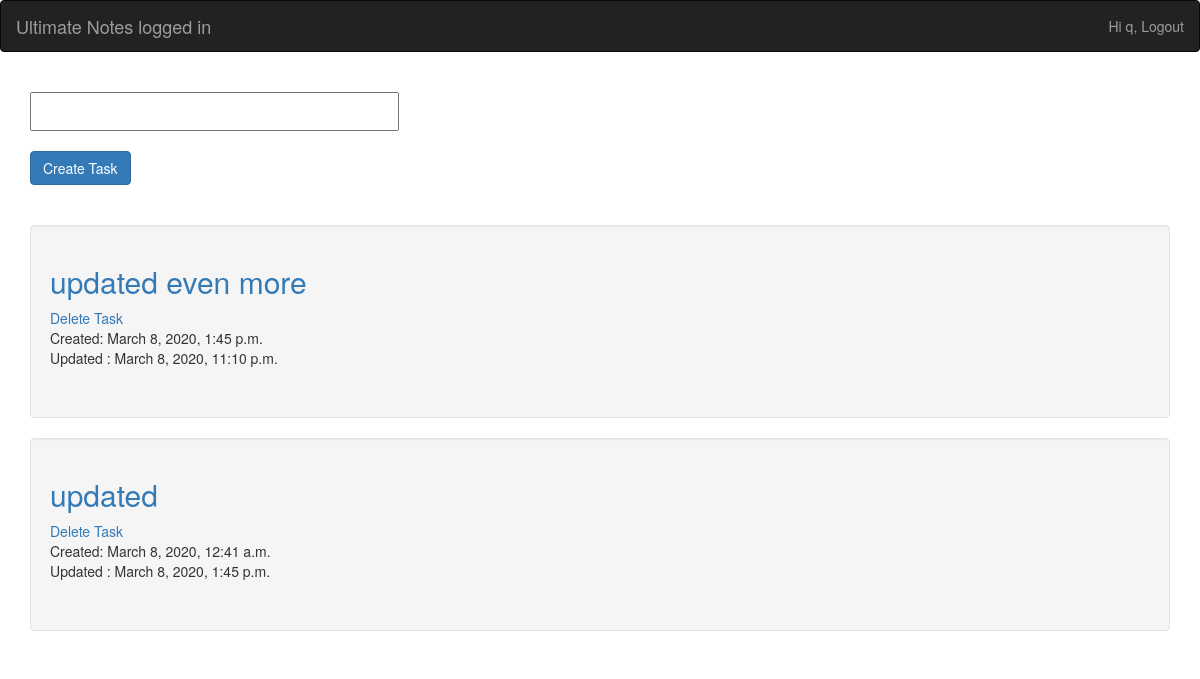
Before: / (signed in) with the older database file.
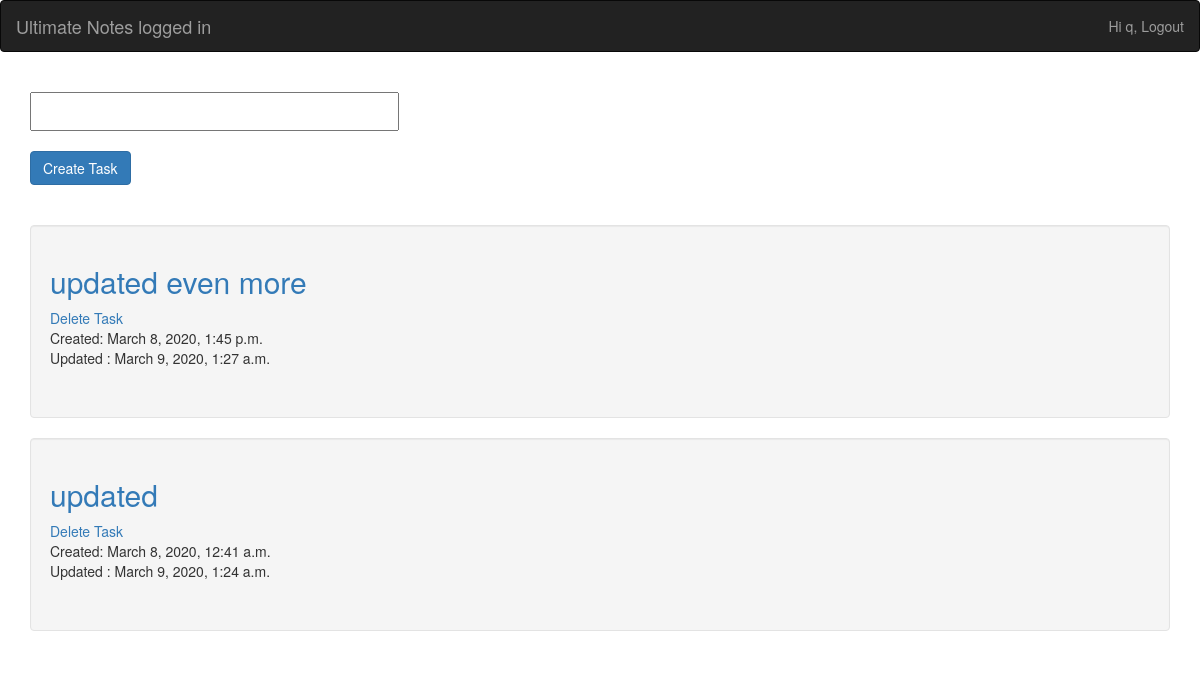
After: the same page with the newer database file.
### account/models.py (models this page shows, shortened)
class Account(AbstractBaseUser):
	email 					= models.EmailField(verbose_name="email", max_length=60, unique=True)
	username 				= models.CharField(max_length=30, unique=True)
	date_joined				= models.DateTimeField(verbose_name='date joined', auto_now_add=True)
	last_login				= models.DateTimeField(verbose_name='last login', auto_now=True)
	is_admin				= models.BooleanField(default=False)
	is_active				= models.BooleanField(default=True)
	is_staff				= models.BooleanField(default=False)
	is_superuser			= models.BooleanField(default=False)
	USERNAME_FIELD = 'email'
	REQUIRED_FIELDS = ['username']
	objects = MyAccountManager()

### notes_app/models.py (models this page shows, shortened)
class Task(models.Model):
	title = models.CharField(max_length = 250)
	body = models.TextField(default = "")
	complete = models.BooleanField(default = False)
	created = models.DateTimeField(auto_now_add = True)
	updated = models.DateTimeField(auto_now = True)
	author = models.ForeignKey(AUTH_USER_MODEL, on_delete = models.CASCADE,  null = True, blank = True)

### notes_app/views.py (the view)
# urls.py: path('', views.index, name = 'index'),
def index(request):
	context = {}
	current_user = request.user
	if request.user.is_authenticated:
		tasks = Task.objects.filter(author = current_user)
		tasks = tasks.order_by('-updated')
		context["tasks"] = tasks
	else:
		pass
	if request.method == 'POST':
		form = TaskForm(request.POST)
		if form.is_valid():
			f = form.save(commit = False)
			f.author = request.user
			f.save()
			return redirect(reverse('index'))
		else:
			context["invalid_form"] = True
		return redirect(reverse('index'))
	else:
		context["not_post"] = True
	form = TaskForm()
	context["form"] = form
	return render(request, 'notes_app/index.html', context)

### notes_app/forms.py
class TaskForm(forms.ModelForm):
	class Meta:
		model = Task
		fields = ['title', 'body']
		exclude = ['author']

### notes_app/templates/notes_app/index.html (shortened to what this page needs)
{% extends 'notes_app/base.html' %}
{% block content %}
{% if user.is_authenticated %}
<form action = "{% url 'index' %}" method = "POST" autocomplete="off">
	<div class = "container">
<h2>{{ form.title }}</h2>
<input type = "submit" value = "Create Task" class = "btn btn-primary"></h2>
	</div>
</form>
<br><br>
{% for task in tasks %}
<div class = "container">
	<div class = "well">
	<p><a href = "{% url 'task_update' task.id %}"><h2>{{ task.title }}</h2></a>
		<a href = "{% url 'task_delete' task.id %}">Delete Task</a>
		<br>
		Created: {{ task.created }}<br>
		Updated : {{ task.updated }}
	</p><br>
	</div>
</div>
{% endfor %}
{% endif %}
{% endblock content %}

### notes_app/templates/notes_app/base.html (shortened to what this page needs)
<!DOCTYPE html>
<html lang = "en">
<html>
<head>
<link rel="stylesheet" href="https://maxcdn.bootstrapcdn.com/bootstrap/3.4.1/css/bootstrap.min.css">
  </head>
</head>
<body>
	{% if not user.is_authenticated %}
	<nav class="navbar navbar-inverse">
		<div class="container-fluid">
		<div class="navbar-header">
				<a class="navbar-brand" href="{% url 'index' %}">Ultimate Notes</a></div>
			<ul class="nav navbar-nav navbar-right">
				<li><a href="{% url 'register' %}"><span class="glyphicon glyphicon-user"></span> Sign Up</a></li>
				<li><a href="{% url 'login' %}"><span class="glyphicon glyphicon-log-in"></span> Login</a></li>
		</ul></div></nav>
{% else %}
	<nav class="navbar navbar-inverse">
		<div class="container-fluid">
			<div class="navbar-header">
				<a class="navbar-brand" href="{% url 'index' %}">Ultimate Notes logged in</a></div>
			<ul class="nav navbar-nav navbar-right">
				<li><a href = "{% url 'logout' %}">Hi {{ user.username }}, Logout</a></li>
			</ul></div></nav>
{% endif %}
{% block content %}{% endblock content %}
</body>

Changed rows visible on the page:
changed Task: updated "March 8, 2020, 11:10 p.m." → "March 9, 2020, 1:27 a.m."
changed Task: updated "March 8, 2020, 1:45 p.m." → "March 9, 2020, 1:24 a.m."
